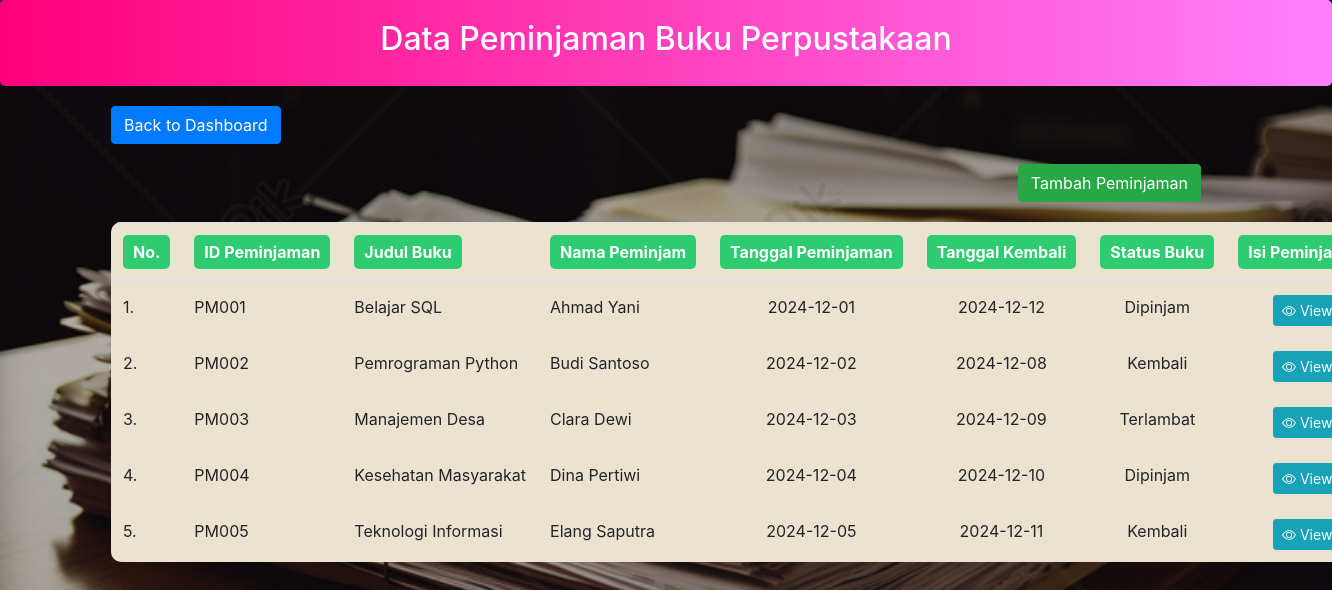
The app's page /LDperpus/pinjam/index.php with its own data.
### tables this page shows
CREATE TABLE `peminjaman_buku` (
  `id_peminjaman` varchar(20) NOT NULL,
  `NIK` varchar(20) DEFAULT NULL,
  `id_buku` varchar(20) DEFAULT NULL,
  `tanggal_pinjam` date DEFAULT NULL,
  `tanggal_kembali` date DEFAULT NULL,
  `status_peminjaman` enum('Dipinjam','Kembali','Terlambat') DEFAULT NULL
);

CREATE TABLE `buku_perpus` (
  `id_buku` varchar(20) NOT NULL,
  `judul_buku` varchar(100) DEFAULT NULL,
  `penerbit_buku` varchar(100) DEFAULT NULL,
  `penulis_buku` varchar(100) DEFAULT NULL,
  `tahun_terbit` year(4) DEFAULT NULL
);

CREATE TABLE `masyarakat` (
  `NIK` varchar(20) NOT NULL,
  `nama_penduduk` varchar(100) DEFAULT NULL,
  `alamat` text DEFAULT NULL,
  `tanggal_lahir` date DEFAULT NULL,
  `no_telepon` varchar(15) DEFAULT NULL,
  `email` varchar(100) DEFAULT NULL
);

### LDperpus/pinjam/index.php (the view, shortened to what this page needs)
<!DOCTYPE html>
<html>
<head>
    <link rel="stylesheet" href="../../bootstrap/css/bootstrap.min.css">
    <link rel="stylesheet" href="https://cdn.jsdelivr.net/npm/bootstrap-icons@1.9.1/font/bootstrap-icons.css">
</head>
<body>
    <div class="header-gradient">
        <h2>Data Peminjaman Buku Perpustakaan</h2>
    </div>
    <div class="container">
        <div class="back-btn">
            <a href="../dashboard.php" class="btn btn-primary">Back to Dashboard</a>
        </div>
        <button
            type="button"
            class="btn btn-success float-right"
            style="margin: 20px"
            onclick="location.href='create.php'"
        >
            Tambah Peminjaman
        </button>
        <?php
            require 'koneksi.php';
            $sort_column = isset($_GET['sort_column']) ? $_GET['sort_column'] : 'id_peminjaman';
            $sort_order = isset($_GET['sort_order']) ? $_GET['sort_order'] : 'ASC';
            $new_sort_order = ($sort_order == 'ASC') ? 'DESC' : 'ASC';
            $query = "
                SELECT pb.*, b.judul_buku, u.nama_penduduk AS nama_peminjam
                FROM peminjaman_buku pb
                JOIN buku_perpus b ON pb.id_buku = b.id_buku
                JOIN masyarakat u ON pb.NIK = u.NIK
                ORDER BY $sort_column $sort_order
            ";
            $hasil = mysqli_query($conn, $query);
        ?>
        <table class="table table-hover">
            <thead>
                <tr>
                    <th scope="col" style="color: white;">
                        <a class="judultabel">No.</a>
                    </th>
                    <th scope="col">
                        <a href="?sort_column=id_peminjaman&sort_order=<?php echo $new_sort_order; ?>" class="sort-link">ID Peminjaman</a>
                    </th>
                    <th scope="col">
                        <a href="?sort_column=id_buku&sort_order=<?php echo $new_sort_order; ?>" class="sort-link">Judul Buku</a>
                    </th>
                    <th scope="col" style="text-align: center;">
                        <a href="?sort_column=NIK&sort_order=<?php echo $new_sort_order; ?>" class="sort-link">Nama Peminjam</a>
                    </th>
                    <th scope="col" style="text-align: center;">
                        <a href="?sort_column=tanggal_pinjam&sort_order=<?php echo $new_sort_order; ?>" class="sort-link">Tanggal Peminjaman</a>
                    </th>
                    <th scope="col" style="text-align: center;">
                        <a href="?sort_column=tanggal_kembali&sort_order=<?php echo $new_sort_order; ?>" class="sort-link">Tanggal Kembali</a>
                    </th>
                    <th scope="col" style="text-align: center;">
                        <a href="?sort_column=status_peminjaman&sort_order=<?php echo $new_sort_order; ?>" class="sort-link">Status Buku</a>
                    </th>
                    <th scope="col" style="text-align: center; color: white;">
                        <a class="judultabel">Isi Peminjaman</a>
                    </th>
                </tr>
            </thead>
            <tbody>
                <?php
                    $no = 1;
                    while ($data = mysqli_fetch_array($hasil)) {
                        $status = $data['status_peminjaman'] == "Kembali" ? "Kembali" : ($data['status_peminjaman'] == "Dipinjam" ? "Dipinjam" : "Terlambat");
                        echo "<tr>";
                        echo "<td>" . $no . ".</td>";
                        echo "<td>" . $data['id_peminjaman'] . "</td>";
                        echo "<td>" . htmlspecialchars($data['judul_buku']) . "</td>";
                        echo "<td>" . htmlspecialchars($data['nama_peminjam']) . "</td>";
                        echo "<td style='text-align: center;'>" . $data['tanggal_pinjam'] . "</td>";
                        echo "<td style='text-align: center;'>" . $data['tanggal_kembali'] . "</td>";
                        echo "<td style='text-align: center;'>" . $status . "</td>";
                        echo "<td style='text-align: center;'>
                                <a href='view.php?id_peminjaman=" . $data['id_peminjaman'] . "' class='btn btn-info btn-sm' title='view'>
                                    <i class='bi bi-eye'></i> View
                                </a>
                              </td>";
                        echo "</tr>";
                        $no++;
                    }
                ?>
            </tbody>
        </table>
    </div>
</body>
</html>

### LDperpus/pinjam/index.php (style rules this page uses)
body { background: linear-gradient(rgba(0, 0, 0, 0.3), rgba(0, 0, 0, 0.3)), url('../images/surat.jpg'); background-size: cover; background-position: center; background-attachment: fixed; color: white; height: 100vh; margin: 0; display: flex; flex-direction: column; }
.header-gradient { background: linear-gradient(90deg, #ff007b, #ff80ff); color: white; padding: 20px; margin-bottom: 20px; border-radius: 5px; text-align: center; }
table { background-color: #ECE2D0; border-collapse: collapse; border-radius: 10px; max-width: 2500px; overflow: hidden; width: 100%; }
.judultabel { color: white; background-color: #2ecc71; padding: 5px 10px; border-radius: 5px; text-decoration: none; display: inline-block; text-align: center; }
td, th { white-space: nowrap; text-overflow: ellipsis; overflow: hidden; }
.sort-link { color: white; background-color: #2ecc71; padding: 5px 10px; border-radius: 5px; text-decoration: none; display: inline-block; text-align: center; }

### records on screen
peminjaman_buku: id_peminjaman "PM001", id_buku.judul_buku "Belajar SQL", NIK.nama_penduduk "Ahmad Yani", tanggal_pinjam "2024-12-01", tanggal_kembali "2024-12-12", status_peminjaman "Dipinjam"
peminjaman_buku: id_peminjaman "PM002", id_buku.judul_buku "Pemrograman Python", NIK.nama_penduduk "Budi Santoso", tanggal_pinjam "2024-12-02", tanggal_kembali "2024-12-08", status_peminjaman "Kembali"
peminjaman_buku: id_peminjaman "PM003", id_buku.judul_buku "Manajemen Desa", NIK.nama_penduduk "Clara Dewi", tanggal_pinjam "2024-12-03", tanggal_kembali "2024-12-09", status_peminjaman "Terlambat"
peminjaman_buku: id_peminjaman "PM004", id_buku.judul_buku "Kesehatan Masyarakat", NIK.nama_penduduk "Dina Pertiwi", tanggal_pinjam "2024-12-04", tanggal_kembali "2024-12-10", status_peminjaman "Dipinjam"
peminjaman_buku: id_peminjaman "PM005", id_buku.judul_buku "Teknologi Informasi", NIK.nama_penduduk "Elang Saputra", tanggal_pinjam "2024-12-05", tanggal_kembali "2024-12-11", status_peminjaman "Kembali"
